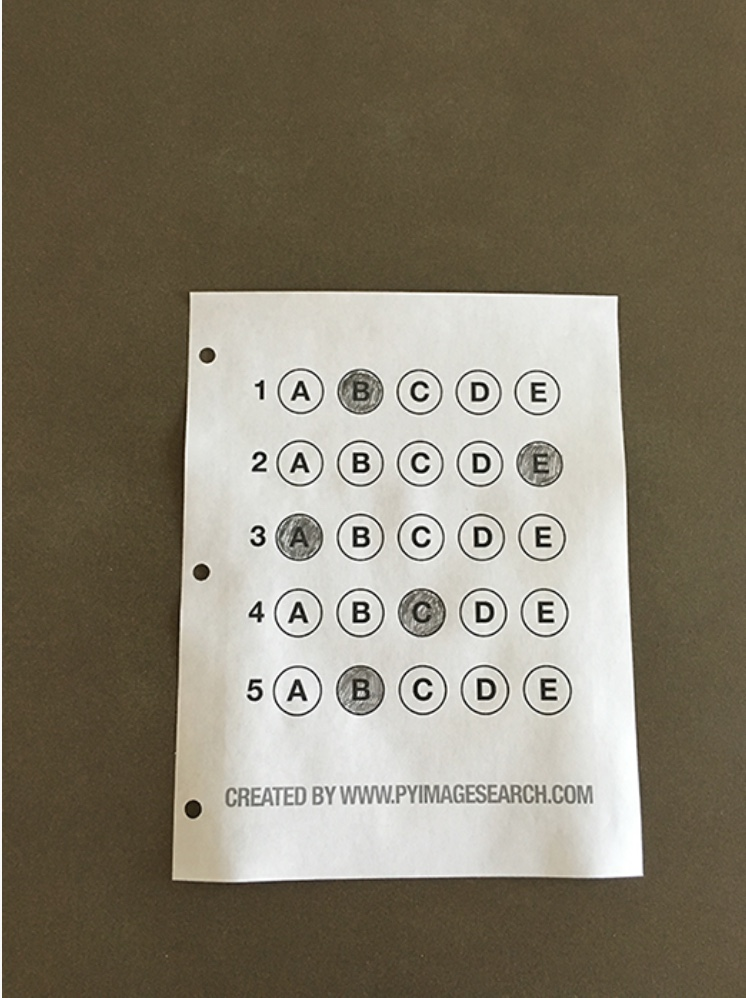
#> input picture a1.jpeg, 746 x 998 px, found by its file name; its folder holds only this picture in this run
$ python -i Grid_Evaluation.py   (imports and definitions only)   (Python 2 division)   (older library calls are emulated)
#> lines starting #> are read from the running program, lines starting #| are printed output that depends on the picture; after the words box and inside, x2 and y2 are one past the last pixel; in counts of white or black regions, pixels touching at a corner belong together
from os.path import join, dirname, realpath

import cv2
import imutils

from imutils import contours
from imutils.perspective import four_point_transform
from np.magic import np


FIND_FOLDER = join(dirname(realpath(__file__)), 'static/uploads/')
RESULT = join(dirname(realpath(__file__)), 'static/output/')
TEMPLATE = join(dirname(realpath(__file__)), 'static/template/')

ANSWER_KEY={}
def answer_dict(ans_set):
   global ANSWER_KEY
   ANSWER_KEY=ans_set
def grid_check(filename):
#> called with filename = 'a1.jpeg'
    global ANSWER_KEY
    print ANSWER_KEY
    image = cv2.imread(FIND_FOLDER + filename)
#> image is the input picture: shape (998, 746, 3); mean B, G, R 106.6, 123.7, 131.5
    image = cv2.resize(image, None, fx=0.1, fy=0.1, interpolation=cv2.INTER_CUBIC)
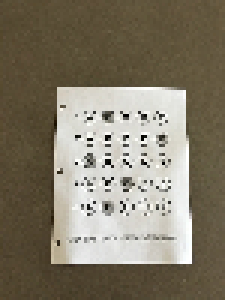
#> image: shape (100, 75, 3) (shown 3 times larger); mean B, G, R 106.1, 123.3, 131.1
    # image = cv2.resize(image,(512,512))
    # ANSWER_KEY = {0: 1, 1: 4, 2: 0, 3: 3, 4: 1}

    # load the image, convert it to grayscale, blur it
    # slightly, then find edges
    gray = cv2.cvtColor(image, cv2.COLOR_BGR2GRAY)
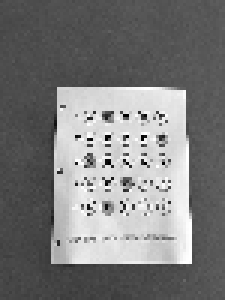
#> gray: shape (100, 75) (shown 3 times larger); min 0, max 255, mean 123.8
    blurred = cv2.GaussianBlur(gray, (5, 5), 0)
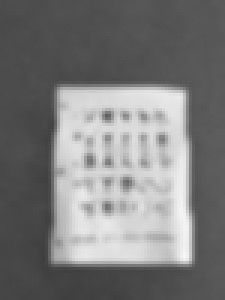
#> blurred: shape (100, 75) (shown 3 times larger); min 63, max 247, mean 123.8
    edged = cv2.Canny(blurred, 75, 200)
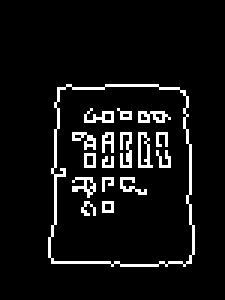
#> edged: shape (100, 75) (shown 3 times larger); 6.8% white in thin lines or dots, all inside (x1, y1, x2, y2) = (16, 28, 65, 89)

    # find contours in the edge map, then initialize
    # the contour that corresponds to the document
    cnts = cv2.findContours(edged.copy(), cv2.RETR_EXTERNAL,
                            cv2.CHAIN_APPROX_SIMPLE)
#> cnts = 1 contour; box (x1, y1, x2, y2) and area: (16, 28, 65, 89) 2634
    cnts = cnts[0] if imutils.is_cv2() else cnts[1]
    docCnt = None

    # ensure that at least one contour was found
    if len(cnts) > 0:
        # sort the contours according to their size in
        # descending order
        cnts = sorted(cnts, key=cv2.contourArea, reverse=True)

        # loop over the sorted contours
        for c in cnts:
            # approximate the contour
            peri = cv2.arcLength(c, True)
            approx = cv2.approxPolyDP(c, 0.02 * peri, True)

            # if our approximated contour has four points,
            # then we can assume we have found the paper
            if len(approx) == 4:
                docCnt = approx
                break
#> this loop made 1 pass
#> (peri, docCnt) on pass 1: (215.8, [[19, 29], [17, 87], [63, 87], [61, 30]])

    # apply a four point perspective transform to both the
    # original image and grayscale image to obtain a top-down
    # birds eye view of the paper
    paper = four_point_transform(image, docCnt.reshape(4, 2))
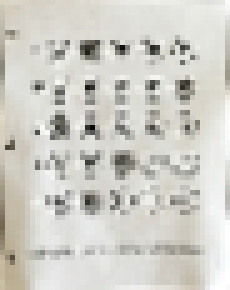
#> paper: shape (58, 46, 3) (shown 5 times larger); mean B, G, R 199.4, 206.2, 207.2
    warped = four_point_transform(gray, docCnt.reshape(4, 2))

    # apply Otsu's thresholding method to binarize the warped
    # piece of paper
    thresh = cv2.threshold(warped, 0, 255,
                           cv2.THRESH_BINARY_INV | cv2.THRESH_OTSU)[1]
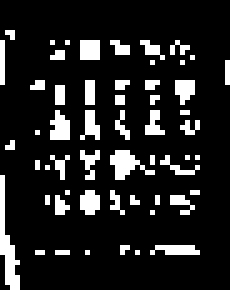
#> thresh: shape (58, 46) (shown 5 times larger); 13.7% white in thin lines or dots, all inside (x1, y1, x2, y2) = (0, 6, 46, 58)

    # find contours in the thresholded image, then initialize
    # the list of contours that correspond to questions
    cnts = cv2.findContours(thresh.copy(), cv2.RETR_EXTERNAL,
                            cv2.CHAIN_APPROX_SIMPLE)
#> cnts = 55 contours, all with area under 20
    cnts = cnts[0] if imutils.is_cv2() else cnts[1]
    questionCnts = []

    # loop over the contours
    for c in cnts:
        # compute the bounding box of the contour, then use the
        # bounding box to derive the aspect ratio
        (x, y, w, h) = cv2.boundingRect(c)
        ar = w / float(h)

        # in order to label the contour as a question, region
        # should be sufficiently wide, sufficiently tall, and
        # have an aspect ratio approximately equal to 1
        if w >= 20 and h >= 20 and ar >= 0.9 and ar <= 1.1:
            questionCnts.append(c)
#> this loop made 55 passes
#> (x, y, w, h, ar) on passes 1, 2, 5, 7, 8, 14, 15, 16, 17, 18, 20, 21: (27, 50, 1, 1, 1), (17, 50, 1, 1, 1), (30, 49, 10, 2, 5), (30, 42, 1, 1, 1), (34, 39, 5, 4, 1.25), (22, 38, 3, 5, 0.6), (16, 38, 4, 5, 0.8), (13, 38, 1, 1, 1), (0, 35, 4, 23, 0.174), (9, 33, 1, 1, 1), (39, 31, 1, 1, 1), (37, 31, 1, 1, 1)
#> (c, x, y, w, h, ar) on passes 3, 4, 6, 9, 10, 11: ([[11, 50], [13, 50]], 11, 50, 3, 1, 3), ([[7, 50], [8, 50]], 7, 50, 2, 1, 2), ([[24, 49], [24, 50], [25, 49]], 24, 49, 2, 2, 1), ([[31, 39], [31, 40]], 31, 39, 1, 2, 0.5), ([[26, 39], [26, 40], [27, 40]], 26, 39, 2, 2, 1), ([[11, 39], [11, 42], [12, 42], [13, 41]], 11, 39, 3, 4, 0.75)
#> after the loop, questionCnts = []

    # sort the question contours top-to-bottom, then initialize
    # the total number of correct answers
#> (the run stopped early here; a loop or call above may not have finished)
